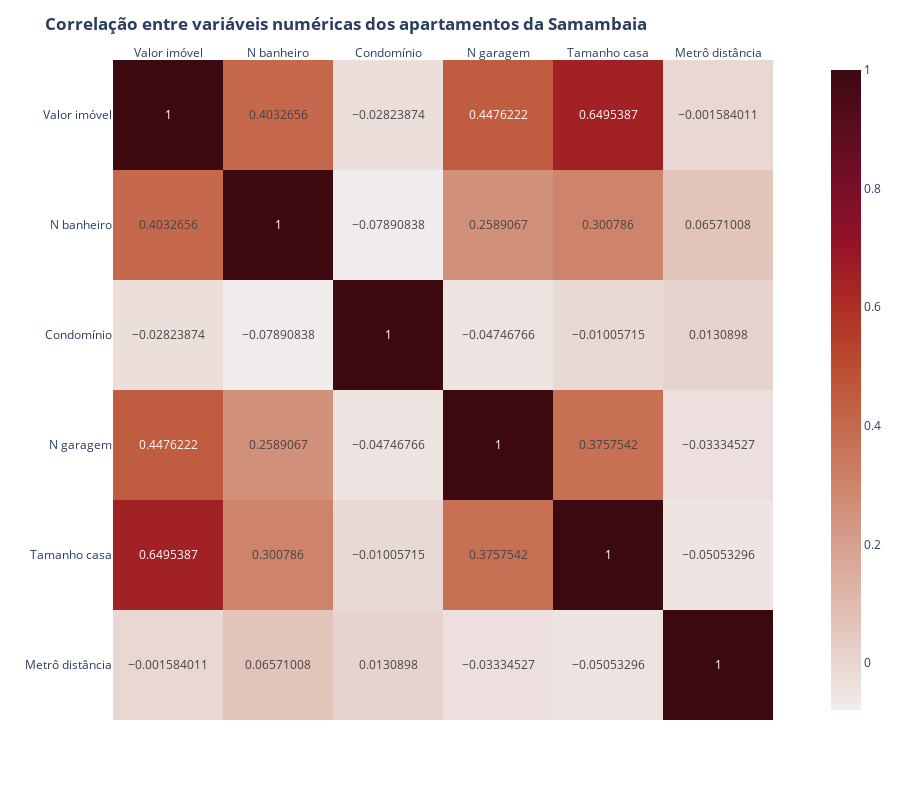

The notebook cell saved with this chart:
### Markdown cell above
Gerenally, we've seen that the size, number of bathrooms and number of parking spaces most influeced the price or houses and appartments together. Now, looking only for category of houses, we see that number of bathrooms and the house size influences most, respectively, but not too much the parking spaces. Taking a look at other columns, house size and the number of bathrooms are a little bit correlated.

Now, let us see the appartment category correlation variables:

### Code cell
corr = df_train.drop('zip_code', axis = 1)[df_train[HOUSE_CATEGORY] == 'Apartamentos'].corr()


labels = ['Valor imóvel', 'N banheiro', 'Condomínio', 'N garagem', 'Tamanho casa', 'Metrô distância']
title = '<b>Correlação entre variáveis numéricas dos apartamentos da Samambaia</b>'


fig = px.imshow(corr, width=900, height=800, 
                y = labels, x = labels, text_auto=True, color_continuous_scale=px.colors.sequential.amp)

# fig.update_traces()
fig.update_layout(
    title = title)

fig.update_xaxes(side="top")

fig.show()

### Figure 1 — Plotly figure (JSON) as saved in the notebook; plotly's stock layout.template omitted (floating-point values rounded to 4 significant figures)
{"data": [{"coloraxis": "coloraxis", "hovertemplate": "x: %{x}<br>y: %{y}<br>color: %{z}<extra></extra>", "name": "0", "texttemplate": "%{z}", "type": "heatmap", "x": ["Valor imóvel", "N banheiro", "Condomínio", "N garagem", "Tamanho casa", "Metrô distância"], "xaxis": "x", "y": ["Valor imóvel", "N banheiro", "Condomínio", "N garagem", "Tamanho casa", "Metrô distância"], "yaxis": "y", "z": [[1, 0.4033, -0.02824, 0.4476, 0.6495, -0.001584], [0.4033, 1, -0.07891, 0.2589, 0.3008, 0.06571], [-0.02824, -0.07891, 1, -0.04747, -0.01006, 0.01309], [0.4476, 0.2589, -0.04747, 1, 0.3758, -0.03335], [0.6495, 0.3008, -0.01006, 0.3758, 1, -0.05053], [-0.001584, 0.06571, 0.01309, -0.03335, -0.05053, 1]]}], "layout": {"coloraxis": {"colorscale": [[0, "rgb(241, 236, 236)"], [0.09091, "rgb(230, 209, 203)"], [0.1818, "rgb(221, 182, 170)"], [0.2727, "rgb(213, 156, 137)"], [0.3636, "rgb(205, 129, 103)"], [0.4545, "rgb(196, 102, 73)"], [0.5455, "rgb(186, 74, 47)"], [0.6364, "rgb(172, 44, 36)"], [0.7273, "rgb(149, 19, 39)"], [0.8182, "rgb(120, 14, 40)"], [0.9091, "rgb(89, 13, 31)"], [1, "rgb(60, 9, 17)"]]}, "height": 800, "margin": {"t": 60}, "title": {"text": "<b>Correlação entre variáveis numéricas dos apartamentos da Samambaia</b>"}, "width": 900, "xaxis": {"anchor": "y", "constrain": "domain", "domain": [0, 1], "scaleanchor": "y", "side": "top"}, "yaxis": {"anchor": "x", "autorange": "reversed", "constrain": "domain", "domain": [0, 1]}}}
